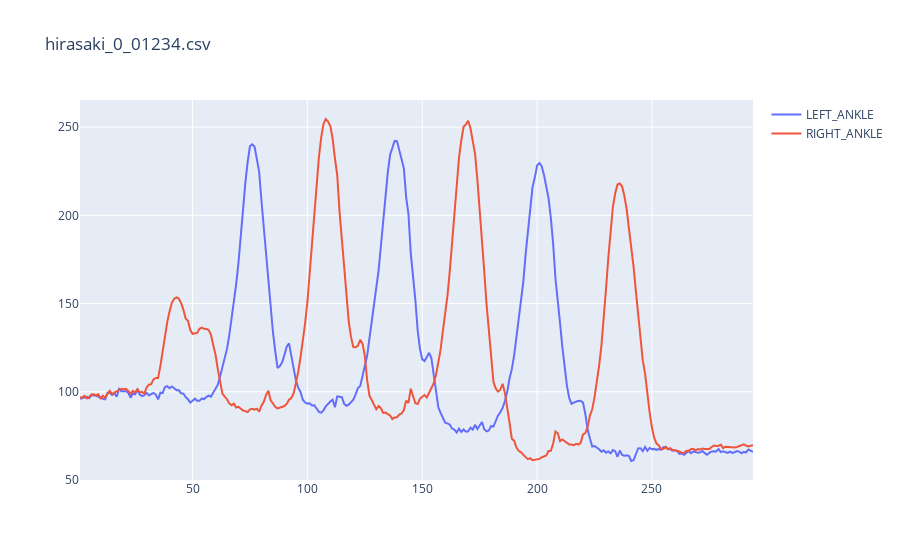
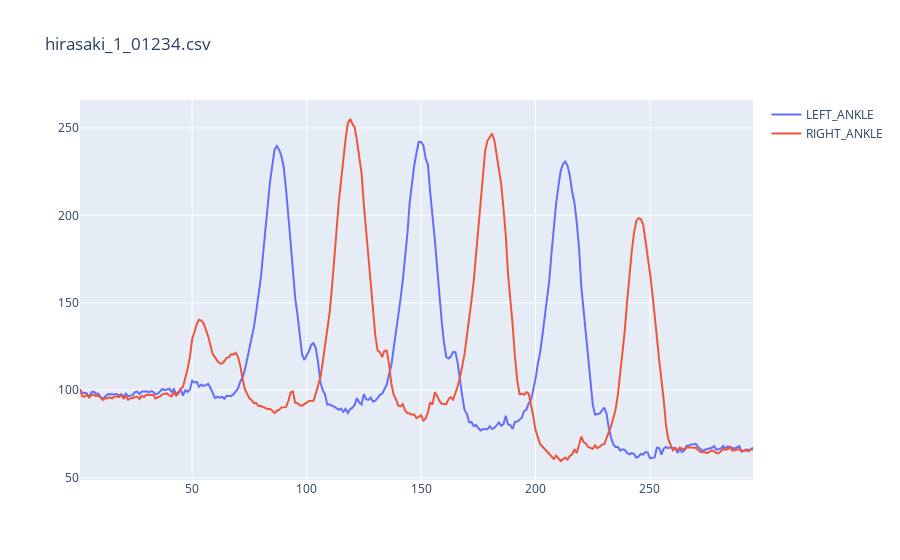
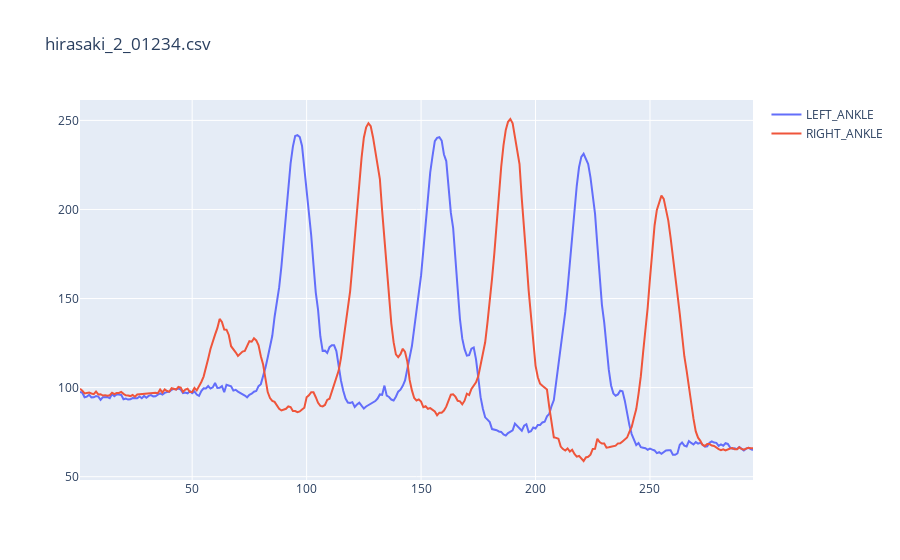
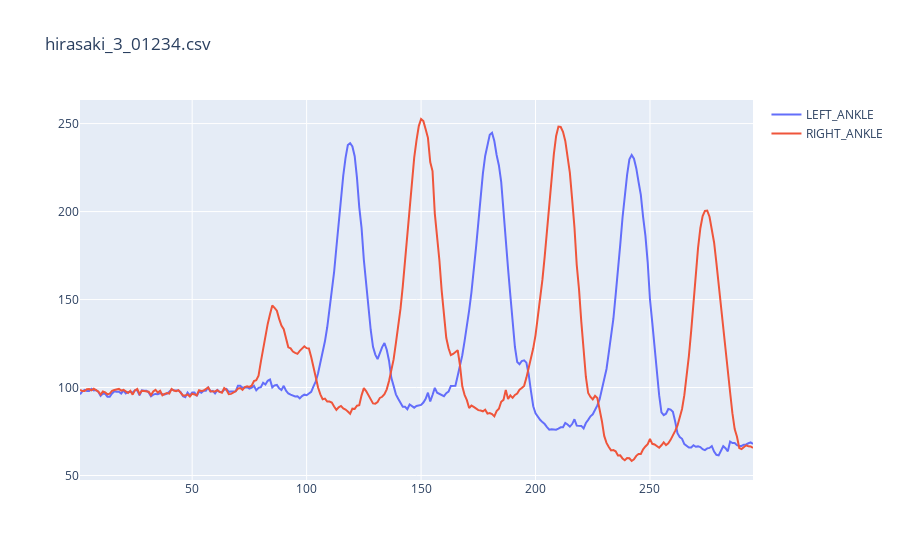

The notebook cell saved with these charts, in order:
### Code cell
for csv_path in csv_list:
    df = pd.read_csv(csv_path, index_col=0)
    
    fig = go.Figure()
    fig.add_trace(go.Scatter(x=df.index, y=df["LEFT_ANKLE_z"], mode='lines', name='LEFT_ANKLE'))
    fig.add_trace(go.Scatter(x=df.index, y=df["RIGHT_ANKLE_z"], mode='lines', name='RIGHT_ANKLE'))
    # title = csv_path.split("/")[-1].split(".")[0]
    title = csv_path.split("/")[-1]
    fig.update_layout(title=title)
    display(fig)

### Figure 1 — Plotly figure (JSON) as saved in the notebook; plotly's stock layout.template omitted (floating-point values rounded to 4 significant figures; data arrays with more than 128 entries replaced by an {"elided": "..."} marker saying what was removed)
{"data": [{"mode": "lines", "name": "LEFT_ANKLE", "type": "scatter", "x": {"elided": "294 int values"}, "y": {"elided": "294 float values"}}, {"mode": "lines", "name": "RIGHT_ANKLE", "type": "scatter", "x": {"elided": "294 int values"}, "y": {"elided": "294 float values"}}], "layout": {"title": {"text": "hirasaki_0_01234.csv"}}}

### Figure 2 — Plotly figure (JSON) as saved in the notebook; plotly's stock layout.template omitted (floating-point values rounded to 4 significant figures; data arrays with more than 128 entries replaced by an {"elided": "..."} marker saying what was removed)
{"data": [{"mode": "lines", "name": "LEFT_ANKLE", "type": "scatter", "x": {"elided": "295 int values"}, "y": {"elided": "295 float values"}}, {"mode": "lines", "name": "RIGHT_ANKLE", "type": "scatter", "x": {"elided": "295 int values"}, "y": {"elided": "295 float values"}}], "layout": {"title": {"text": "hirasaki_1_01234.csv"}}}

### Figure 3 — Plotly figure (JSON) as saved in the notebook; plotly's stock layout.template omitted (floating-point values rounded to 4 significant figures; data arrays with more than 128 entries replaced by an {"elided": "..."} marker saying what was removed)
{"data": [{"mode": "lines", "name": "LEFT_ANKLE", "type": "scatter", "x": {"elided": "295 int values"}, "y": {"elided": "295 float values"}}, {"mode": "lines", "name": "RIGHT_ANKLE", "type": "scatter", "x": {"elided": "295 int values"}, "y": {"elided": "295 float values"}}], "layout": {"title": {"text": "hirasaki_2_01234.csv"}}}

### Figure 4 — Plotly figure (JSON) as saved in the notebook; plotly's stock layout.template omitted (floating-point values rounded to 4 significant figures; data arrays with more than 128 entries replaced by an {"elided": "..."} marker saying what was removed)
{"data": [{"mode": "lines", "name": "LEFT_ANKLE", "type": "scatter", "x": {"elided": "295 int values"}, "y": {"elided": "295 float values"}}, {"mode": "lines", "name": "RIGHT_ANKLE", "type": "scatter", "x": {"elided": "295 int values"}, "y": {"elided": "295 float values"}}], "layout": {"title": {"text": "hirasaki_3_01234.csv"}}}
